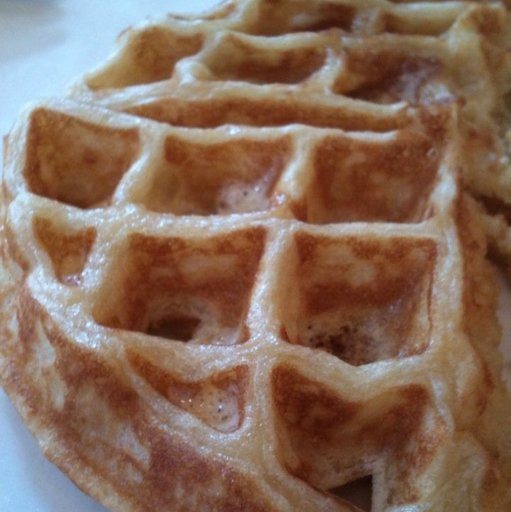
#> input picture waffle.jpg, 511 x 512 px
$ python test_image_convert.py
#> lines starting #> are read from the running program, lines starting #| are printed output that depends on the picture
import numpy as np
from PIL import Image
import matplotlib.pyplot as plt
from skimage.transform import resize

test_image = 'waffle.jpg'

im = Image.open(test_image)
#> im is the input picture: PIL image 511x512 RGB; mean R, G, B 134.9, 107.3, 90.8
npImg = np.array(im)
print('original shape:', npImg.shape)
#| original shape: (512, 511, 3)

plt.imshow(npImg)
plt.title('original image')
plt.show()

resized_image = resize(npImg, (64, 64, 3))
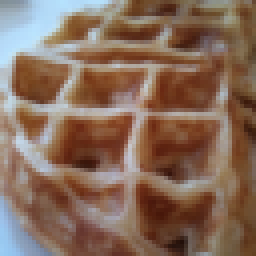
#> resized_image: shape (64, 64, 3) float64 (shown 4 times larger); mean R, G, B 0.529, 0.421, 0.356
print('new shape:', resized_image.shape)
#| new shape: (64, 64, 3)

plt.imshow(resized_image)
plt.title('resized image')
plt.show()
